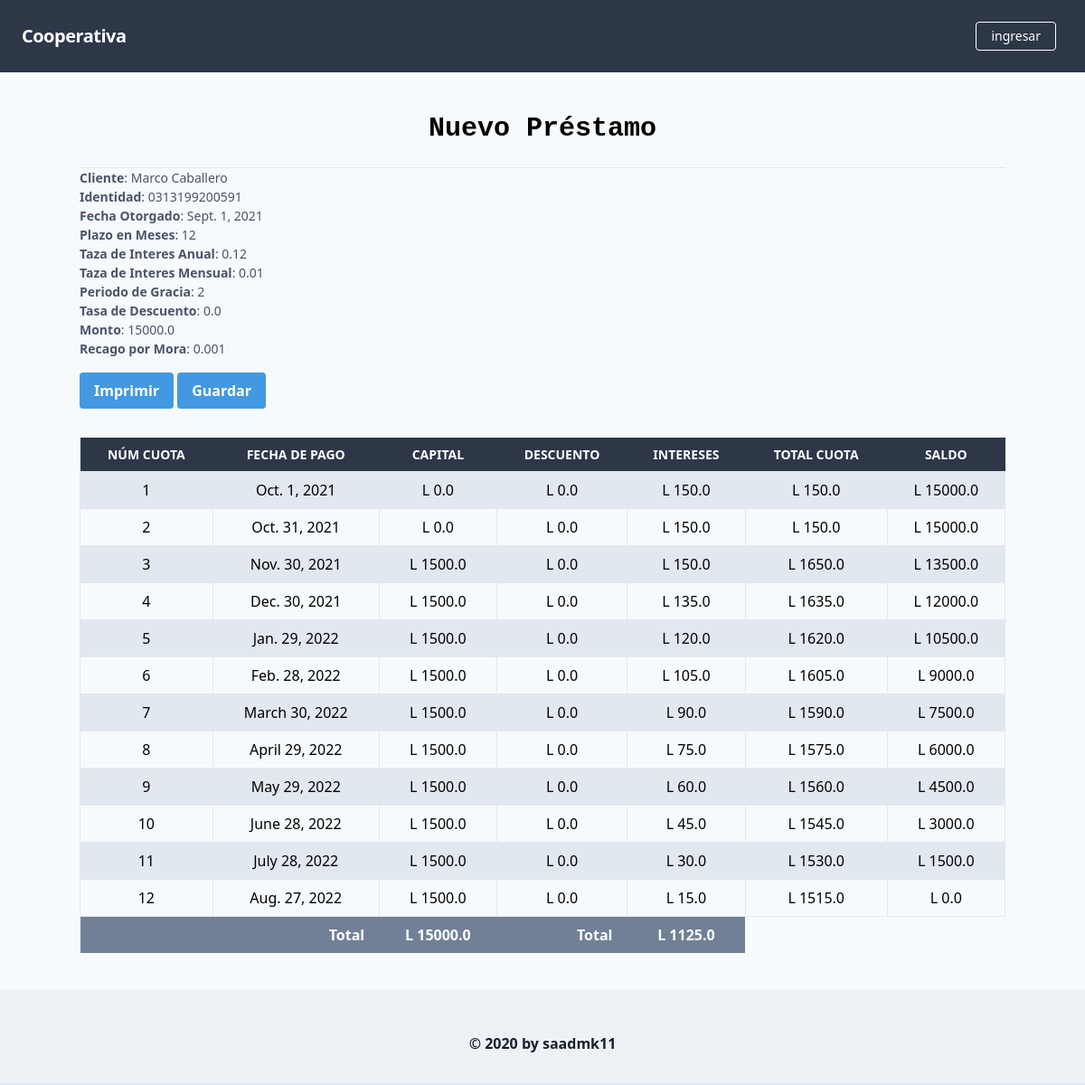
The app's page /prestamos/prestamos/mostrar/ with its own data.
### prestamos/models.py (models this page shows)
class Temp_Datos_prestamos(models.Model):
    id_persona = models.CharField(max_length=15)
    nombre_cliente = models.CharField(max_length=50)
    fecha_otorgado = models.DateField()
    plazo_meses = models.IntegerField()
    taza_mensual = models.FloatField()
    Intereses = models.FloatField()
    Periodo_Gracia = models.IntegerField()
    Taza_Descuento = models.FloatField()
    Monto = models.FloatField()

class Variables_Generales(models.Model):
    variable = models.CharField(max_length=50)
    valor = models.CharField(max_length=50)

class Temp_Acciones_Prestamos(models.Model):
    num_cuota = models.IntegerField()
    fecha_cuota = models.DateField()
    capital = models.FloatField()
    Descuento = models.FloatField()
    Intereses = models.FloatField()
    total_cuota = models.FloatField()
    saldo = models.FloatField()

### prestamos/views.py (the view)
# urls.py: path("prestamos/mostrar/", mostra_prestamp.as_view()),
class mostra_prestamp(ListView):
    template_name = 'transactions/Prestamos_mostrar.html'
    model = Temp_Acciones_Prestamos
    def get_context_data(self, **kwargs):
        context = super().get_context_data(**kwargs)
        info= Temp_Datos_prestamos.objects.all()
        prest= info[0]
        context.update({
            'Cliente': prest.nombre_cliente,
            'Identidad': prest.id_persona,
            'Fecha_O': prest.fecha_otorgado,
            'Plazo': prest.plazo_meses,
            'Tanual': prest.taza_mensual*12,
            'Tmensual': prest.taza_mensual,
            'Pgracia': prest.Periodo_Gracia,
            'Descuento': prest.Taza_Descuento,
            'Monto':prest.Monto,
            'Intereses': prest.Intereses,
            'Mora': Variables_Generales.objects.get(variable="Interes_mora").valor
        })
        return  context
    def get_queryset(self):
        return Temp_Acciones_Prestamos.objects.all()

### templates/transactions/Prestamos_mostrar.html (shortened to what this page needs)
{% extends 'core/base.html' %}
{% block content %}
    <h1 class="font-mono font-bold text-3xl text-center pb-5 pt-10">Nuevo Préstamo</h1>
    <hr />
        <div class="mb-4">
            <label class="block text-gray-700 text-sm for="amount">
                <b>Cliente</b>: {{Cliente}}
            </label>
            <label class="block text-gray-700 text-sm for="amount">
                <b>Identidad</b>: {{ Identidad }}
            </label>
            <label class="block text-gray-700 text-sm for="amount">
                <b>Fecha Otorgado</b>: {{ Fecha_O }}
            </label>
            <label class="block text-gray-700 text-sm for="amount">
                <b>Plazo en Meses</b>: {{ Plazo }}
            </label>
            <label class="block text-gray-700 text-sm for="amount">
             <b>   Taza de Interes Anual</b>: {{ Tanual }}
            </label>
            <label class="block text-gray-700 text-sm for="amount">
             <b>   Taza de Interes Mensual</b>: {{ Tmensual }}
            </label>
            <label class="block text-gray-700 text-sm for="amount">
             <b>   Periodo de Gracia</b>: {{ Pgracia }}
            </label>
            <label class="block text-gray-700 text-sm for="amount">
             <b>  Tasa de Descuento</b>: {{ Descuento }}
            </label>
            <label class="block text-gray-700 text-sm for="amount">
            <b>   Monto</b>: {{ Monto }}
            </label>
            <label class="block text-gray-700 text-sm for="amount">
             <b>  Recago por Mora</b>: {{ Mora }}
            </label>
        </div>
         <a href="{% url 'prestamos:pdf' %}" class="bg-blue-500 hover:bg-blue-700 text-white font-bold py-2 px-4 rounded focus:outline-none focus:shadow-outline" type="submit">
                    Imprimir
         </a>
        <a href="{% url 'prestamos:guardar' %}" class="bg-blue-500 hover:bg-blue-700 text-white font-bold py-2 px-4 rounded focus:outline-none focus:shadow-outline" type="submit">
                    Guardar
         </a>
    <table class="table-auto mx-auto w-full mt-8">
        <thead class="bg-gray-800 text-white">
        <tr class="uppercase font-semibold text-sm">
            <th class="px-4 py-2">Núm Cuota</th>
            <th class="px-4 py-2">Fecha de Pago</th>
            <th class="px-4 py-2">Capital</th>
            <th class="px-4 py-2">Descuento</th>
            <th class="px-4 py-2">Intereses</th>
            <th class="px-4 py-2">Total Cuota</th>
            <th class="px-4 py-2">Saldo</th>
        </tr>
        </thead>
        <tbody>
        {% for transaction in object_list %}
        <tr class="{% cycle 'bg-gray-300' 'bg-white-100' %}">
            <td class="border px-4 py-2 text-center">{{ transaction.num_cuota }}</td>
            <td class="border px-4 py-2 text-center">{{ transaction.fecha_cuota }}</td>
            <td class="border px-4 py-2 text-center">L {{ transaction.capital }}</td>
            <td class="border px-4 py-2 text-center">L {{ transaction.Descuento }}</td>
            <td class="border px-4 py-2 text-center">L {{ transaction.Intereses }}</td>
            <td class="border px-4 py-2 text-center">L {{ transaction.total_cuota }}</td>
            <td class="border px-4 py-2 text-center">L {{ transaction.saldo }}</td>
        </tr>
        {% endfor %}
        <tr class="bg-gray-600 text-white">
            <th class="px-4 py-2 text-right" colspan="2"> Total</th>
            <th class="px-4 py-2 text-center">L {{ Monto }}</th>
            <th class="px-4 py-2 text-right" colspan="1"> Total</th>
            <th class="px-4 py-2 text-center">L {{ Intereses }}</th>
        </tr>
        </tbody>
    </table>
{% endblock %}

### templates/core/base.html (shortened to what this page needs)
{% load static %}
<!DOCTYPE html>
<html lang="en">
    <head>
        <link href="https://unpkg.com/tailwindcss@^1.0/dist/tailwind.min.css" rel="stylesheet">
    </head>
    <body class="bg-gray-100">
        {% block body %}
            {% include 'core/navbar.html' %}
            <div class="lg:container lg:mx-auto">
                {% block content %}{% endblock %}
            </div>
            {% include 'core/footer.html' %}
        {% endblock %}
    </body>
</html>

### templates/core/navbar.html (shortened to what this page needs)
<nav class="flex items-center justify-between flex-wrap bg-gray-800 p-6">
    <div class="flex items-center flex-shrink-0 text-white mr-6">
        <span class="font-semibold text-xl tracking-tight">Cooperativa</span>
    </div>
    <div class="w-full block flex-grow lg:flex lg:items-center lg:w-auto">
        {% if request.user.is_authenticated %}
            <div class="text-md lg:flex-grow">
                <a href="{% url 'prestamos:inicio' %}" class="block mt-4 lg:inline-block lg:mt-0 text-white hover:text-white mr-4">
                    Préstamos
                </a>
                <a href="{% url 'ahorros:index' %}" class="block mt-4 lg:inline-block lg:mt-0 text-white hover:text-white mr-4">
                    Ahorros
                </a>
                <a href="{% url 'acciones:index' %}" class="block mt-4 lg:inline-block lg:mt-0 text-white hover:text-white">
                    Acciones
                </a>
            <a href="{% url 'caja:index' %}" class="block mt-4 lg:inline-block lg:mt-0 text-white hover:text-white mr-4">
                    Caja
                </a>
                <a href="{% url 'prestamos:prestamos' %}" class="block mt-4 lg:inline-block lg:mt-0 text-white hover:text-white mr-4">
                    Balance General
                </a>
            </div>
            <div>
                <a href="{% url 'usuarios:user_logout' %}" class="inline-block font-medium text-sm px-4 py-2 leading-none border rounded text-white border-white hover:border-transparent hover:text-gray-800 hover:bg-white mt-4 lg:mt-0">Cerrar Sesion</a>
            </div>
        {% else %}
            <div>
                <a href="{% url 'usuarios:user_login' %}" class="mr-2 inline-block font-medium text-sm px-4 py-2 leading-none border rounded text-white border-white hover:border-transparent hover:text-gray-800 hover:bg-white mt-4 lg:mt-0">ingresar</a>
            </div>
        {% endif %}
    </div>
</nav>

### templates/core/footer.html
<footer class="footer bg-gray-200 relative pt-1 border-b-2 mt-10">
    <div class="container mx-auto px-6">
        <div class="mt-5 flex flex-col items-center">
            <div class="sm:w-2/3 text-center py-6">
                <p class="text-md text-gray-900 font-bold mb-2">
                    © 2020 by <a href="https://github.com/saadmk11" target="_blank">saadmk11</a>
                </p>
            </div>
        </div>
    </div>
</footer>

### records on screen
Temp_Datos_prestamos: nombre_cliente "Marco Caballero", id_persona "0313199200591", fecha_otorgado "Sept. 1, 2021", taza_mensual "0.01", Taza_Descuento "0.0", Monto "15000.0", Intereses "1125.0"
Variables_Generales: valor "0.001"

### other values on screen
{{ Plazo }} "12"
{{ Tanual }} "0.12"
{{ Pgracia }} "2"
